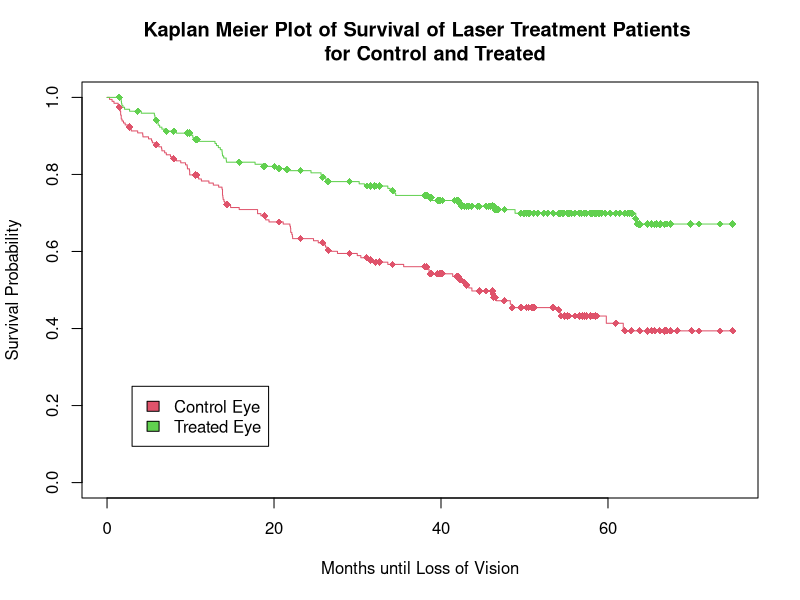
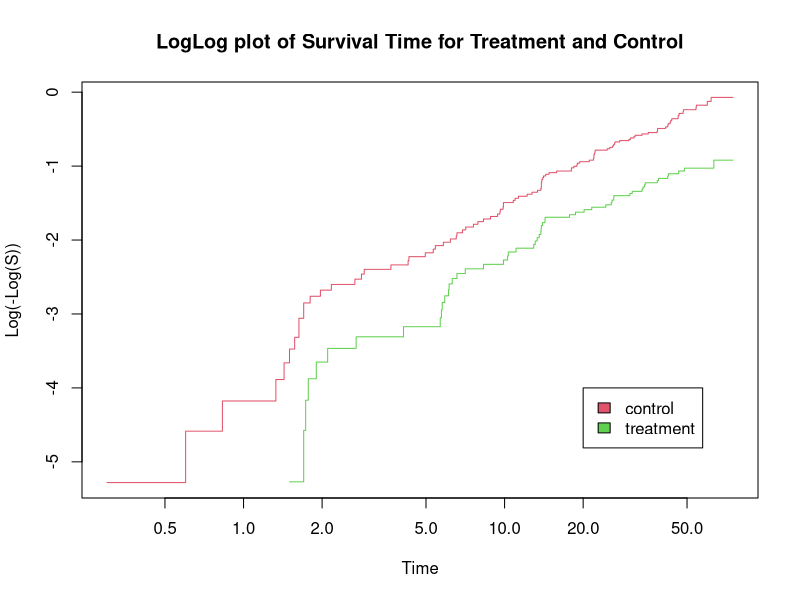
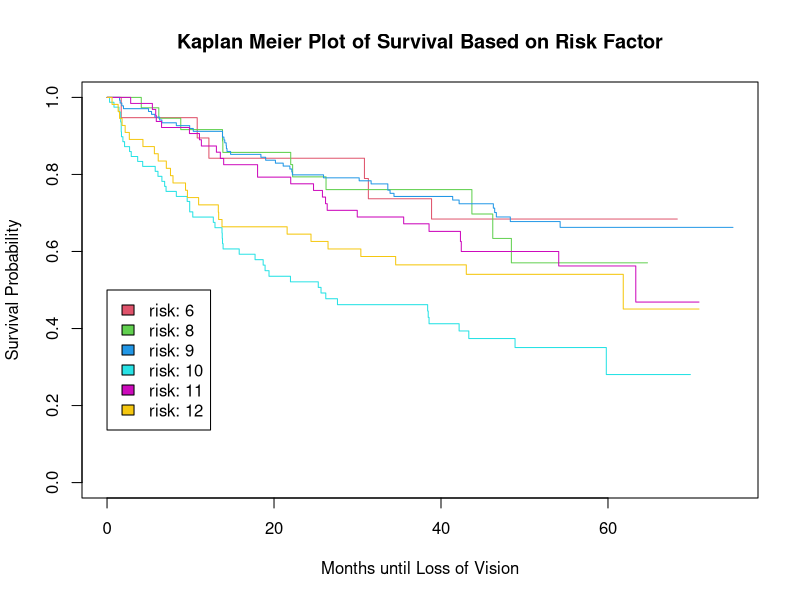

Source code (R) for these figures, in order:
## ---- chunk 1
knitr::opts_chunk$set(echo = TRUE)
library(survival)
library(car)
library(MASS)
## ---- chunk 2
retinoeye <- retinopathy
retinoeye$eye<- as.character(retinoeye$eye)


for (i in seq(1,393,2)){
  if(retinoeye$eye[i] == "right"){
    retinoeye$eye[i] = "Right"
  }else{
    retinoeye$eye[i] = "Left"
  }
}
for (i in seq(2,394,2)){
  if (retinoeye$eye[i] == "right"){
    retinoeye$eye[i] = "Left"
  }else{
    retinoeye$eye[i] = "Right"
    }
}

retinoeye$eye <- as.factor(retinoeye$eye)
summary(retinoeye)
## ---- chunk 3
ret.trt.control.survfit <- survfit(Surv(futime, status) ~ trt, data = retinopathy)
plot(ret.trt.control.survfit, main = "Kaplan Meier Plot of Survival of Laser Treatment Patients 
     for Control and Treated",
     xlab = "Months until Loss of Vision", ylab = "Survival Probability", col = c(2,3),
     mark.time = TRUE, mark = 18)
legend(3,0.25, c("Control Eye","Treated Eye"), fill = c(2,3))
## ---- chunk 4
treat.cox <- coxph(Surv(futime, status) ~ trt, data = retinopathy)
treat.cox
## ---- chunk 5
retino.full <- coxph(Surv(futime, status) ~  eye + age + type + risk + laser:trt + trt, data = retinopathy)
Anova(retino.full, type = "III", test.statistic = "LR")
## ---- chunk 6
step <- stepAIC(retino.full, direction = "both")
## ---- chunk 7
step$anova
## ---- chunk 8
retino.control <- coxph(Surv(futime, status) ~ eye + age + type + laser, data = retinopathy)
retino.final <- coxph(Surv(futime,status) ~ risk + trt, data = retinopathy)
## ---- chunk 9
lrt <- 2*(retino.full$loglik[2] - retino.control$loglik[2])
lrt
pchisq(lrt, df = 2, lower.tail = F)
## ---- chunk 10
retino_loglog <- survfit(Surv(futime, status) ~ trt, data = retinopathy)
plot(retino_loglog, fun = "cloglog", col = c(2,3), 
     xlab = "Time", ylab = "Log(-Log(S))",
     main = "LogLog plot of Survival Time for Treatment and Control")
legend(20,-4, c("control","treatment"), fill = c(2,3))
## ---- chunk 11
cox.zph(retino.final)
## ---- chunk 12
summary(retino.final)
## ---- chunk 13
cox.frail <- coxph(Surv(futime,status) ~ risk + trt + frailty(id, distribution="gamma"), data=retinopathy)
cox.frail2 <- coxph(Surv(futime,status) ~ laser:trt + age + risk + trt + frailty(id, distribution="gamma"), data=retinopathy)
#cox.frail.full <- coxph(Surv(futime,status) ~ eye + age + type + risk + laser:trt + trt + frailty(id, distribution="gamma"), data=retinopathy)
#step <- stepAIC(cox.frail.full, direction = "both")
#step$anova
summary(cox.frail)
summary(cox.frail2)
## ---- chunk 14
cox.cluster <- coxph(Surv(futime,status) ~ risk + trt + cluster(id), data=retinopathy)
summary(cox.cluster)
## ---- chunk 15
cox.zph(cox.frail)
## ---- chunk 16
riskfit <- survfit(Surv(futime,status)~risk, data = retinopathy)
plot(riskfit, col = 2:7, main = "Kaplan Meier Plot of Survival Based on Risk Factor",
     xlab = "Months until Loss of Vision", ylab = "Survival Probability")
legend(0,0.5, c("risk: 6","risk: 8", "risk: 9", "risk: 10", "risk: 11", "risk: 12"), fill = 2:7)
